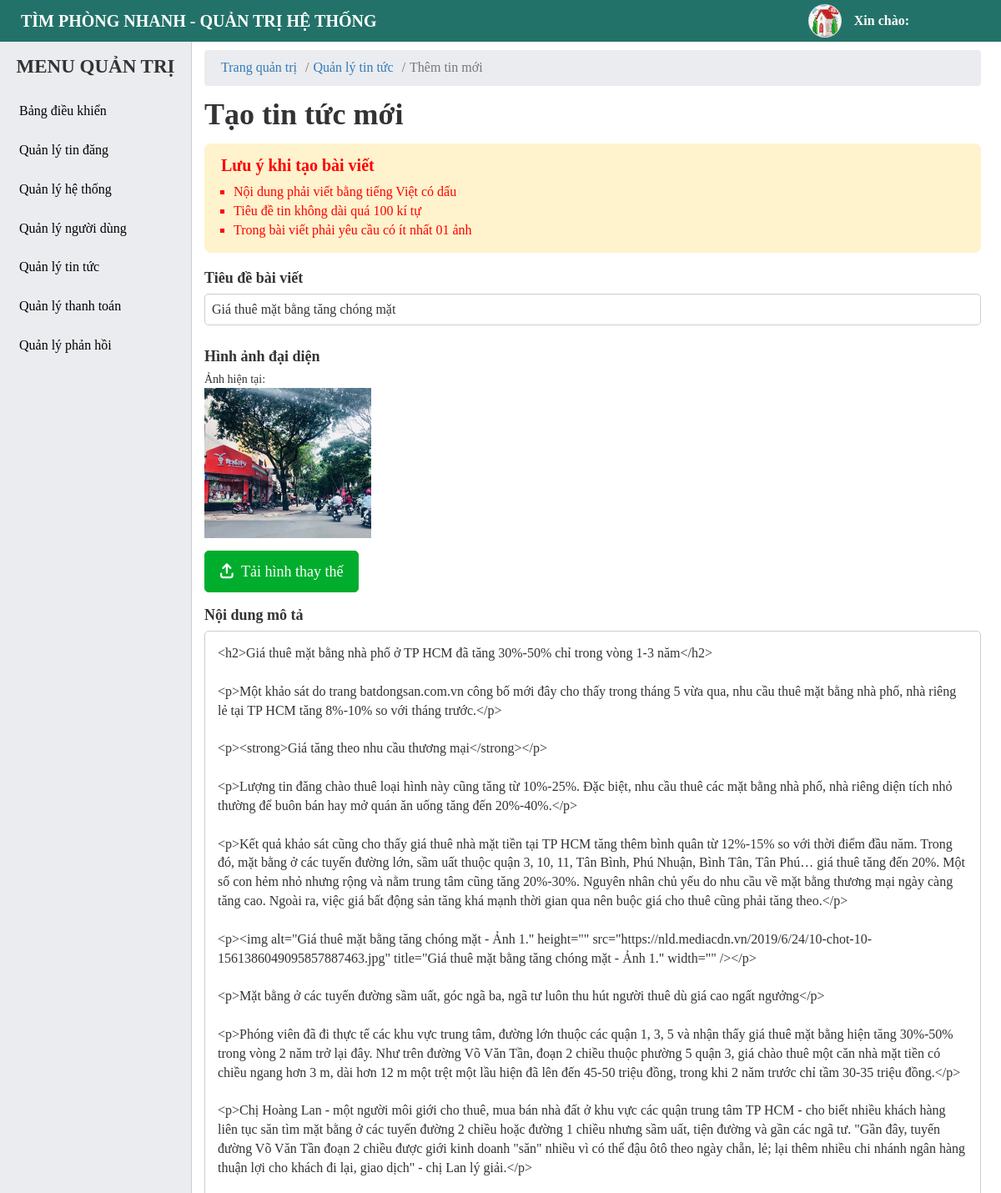
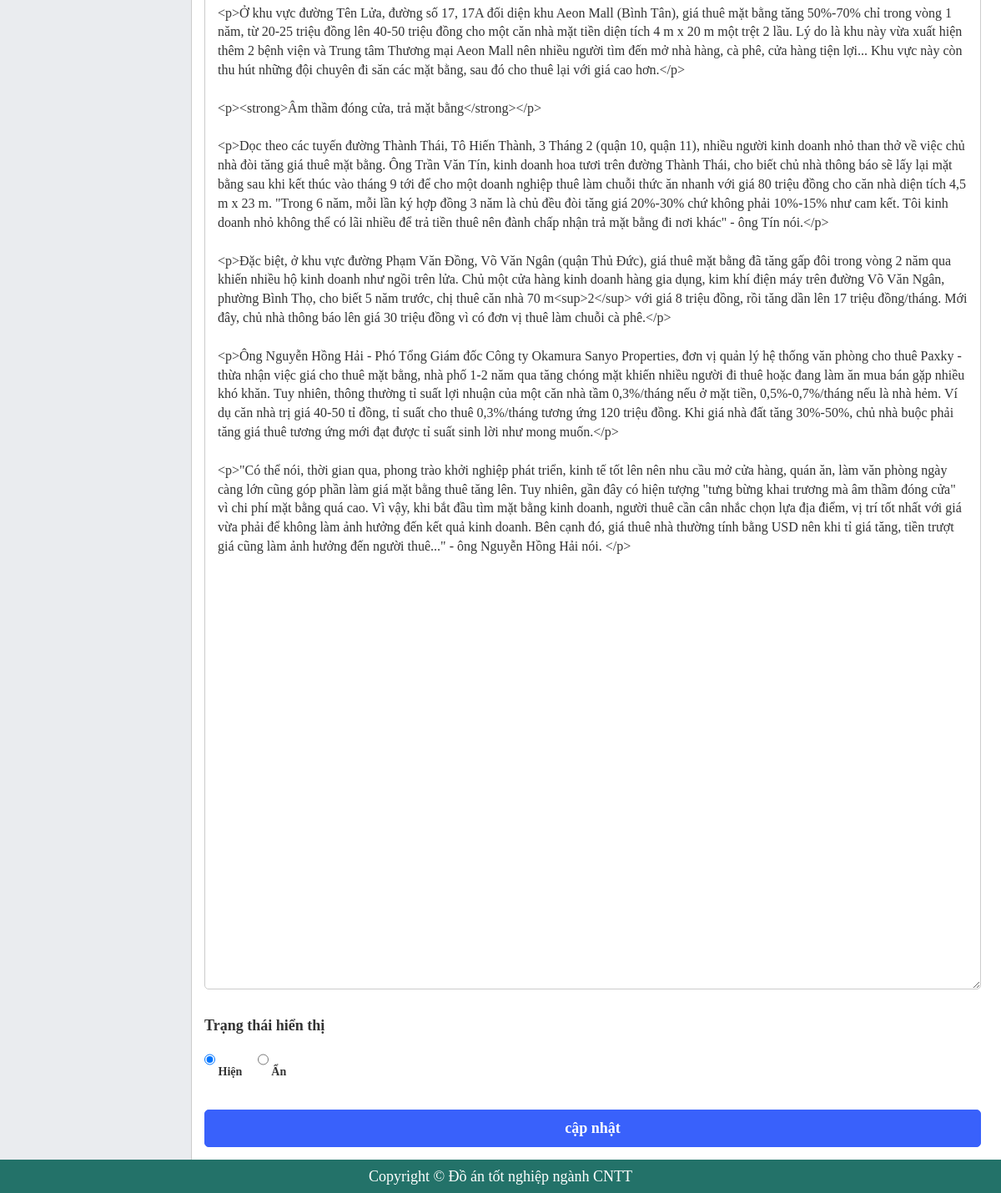
Page /admin/edit-make-news.php?id=12 on the committed database (2 pictures, top to bottom).
### tables this page shows
CREATE TABLE `tbl_news` (
  `id` bigint(20) NOT NULL,
  `title` varchar(255) NOT NULL,
  `slug` varchar(255) NOT NULL,
  `image_logo` varchar(255) NOT NULL,
  `content` text NOT NULL,
  `id_admin` bigint(20) NOT NULL,
  `status` tinyint(4) NOT NULL DEFAULT 1,
  `created_at` timestamp NOT NULL DEFAULT current_timestamp()
);

### admin/edit-make-news.php (the view, shortened to what this page needs)
<?php
    include './include/connect.php';
    $id = isset($_GET['id']) ? $_GET['id'] : "";
    $queryNews = $conn->prepare("SELECT * FROM tbl_news WHERE id = :id");
    $queryNews->bindParam(':id',$id,PDO::PARAM_STR);
    $queryNews->execute();
    $resultsNews = $queryNews->fetch(PDO::FETCH_OBJ);
?>
<!DOCTYPE html>
<html lang="en">
<head>
    <?php include('include/link-css.php');?>
</head>
<body>
    <?php include('include/header.php');?>
    <div id="main">
        <?php include('include/sidebar.php');?>
        <div id="main-right">
            <nav aria-label="breadcrumb">
                <ol class="breadcrumb">
                    <li class="breadcrumb-item"><a href="#">Trang quản trị</a></li>
                    <li class="breadcrumb-item"><a href="#">Quản lý tin tức</a></li>
                    <li class="breadcrumb-item active" aria-current="page">Thêm tin mới</li>
                </ol>
            </nav>
            <form action="" method="post" enctype="multipart/form-data" id = "frm-post">
                <div class="form-title">
                    <h1>Tạo tin tức mới</h1>
                </div>
                <div class="form-note">
                    <h4>Lưu ý khi tạo bài viết</h4>
                    <ul>
                        <li>Nội dung phải viết bằng tiếng Việt có dấu</li>
                        <li>Tiêu đề tin không dài quá 100 kí tự</li>
                        <li>Trong bài viết phải yêu cầu có ít nhất 01 ảnh</li>
                    </ul>
                </div>
                <div class="form-input form-validator">
                    <p class="item-name">Tiêu đề bài viết</p>
                    <input type="text" name="title" class="form-focus boder-ra-5" style="width: 100%" id="post_title" value="<?php echo $resultsNews -> title ?>" maxlength="120">
                </div>
                <div class="input-file form-validator block">
                    <p class="item-name">Hình ảnh đại diện</p>
                    <div class="form-image-his">
                        <p class="contact-title">Ảnh hiện tại: </p>
                        <div class="display-img-news">
                        <img src=".<?php echo $resultsNews -> image_logo ?>" alt="">
                        </div>
                    </div>
                    <div style = "height: 50px;">
                        <div class="input-img">
                            <i class="fa-solid fa-arrow-up-from-bracket"></i>
                            Tải hình thay thế
                        </div>
                    </div>
                </div>
                <div class="form-input form-validator">
                    <p class="item-name">Nội dung mô tả</p>
                    <textarea type="text" name="post_content" id="post_content" class="input-content form-focus boder-ra-5" rows="80" ><?php echo $resultsNews -> content ?></textarea>
                </div>
                <div class="status form-input" style = "margin-top: 10px;">
                    <p class="item-name">Trạng thái hiển thị</p>
                    <label style = "margin-right: 15px;">
                        <input type="radio" name="status" id="" value ="1" <?php if($resultsNews->status == 1) echo  "checked = 'Checked'" ?>> Hiện
                    </label>
                    <label>
                        <input type="radio" name="status" value ="0" <?php if($resultsNews->status == 0) echo  "checked = 'Checked'" ?> id="" > Ẩn
                    </label>
                </div>
                <div class="submit-form">
                    <input type="submit" name="submit-form" class="btn btn-submit"  value="cập nhật" style = "width: 100%;height: 45px;font-size: 18px;">
                </div>
            </form>
        </div>
    </div>
    <?php include('include/footer.php');?>
</body>
</html>

### admin/css/style.css (style rules this page uses)
* { margin: 0; padding: 0; box-sizing: border-box; font-family: "MS Mincho"; }
a, a:hover { text-decoration: none; transition: all 0.3s ease-in-out 0s; -moz-transition: all 0.3s ease-in-out 0s; -o-transition: all 0.3s ease-in-out 0s; -webkit-transition: all 0.3s ease-in-out 0s; -ms-transition: all 0.3s ease-in-out 0s; }
.btn { height: 40px; border-radius: 5px; border: 1px solid #3961fb; background: #3961fb; font-weight: 700; color: #fff; display: inline-flex; align-items: center; justify-content: center; text-decoration: none; cursor: pointer; padding: 0 10px; margin: 5px 0; }
body { height: 100%; }
#main-right { padding: 60px 24px 50px 245px; }
#main-right .breadcrumb { background-color: #eaecef; padding: 10px 20px; margin-bottom: 0; }
#main-right li, #main-right a { font-size: 16px; }
.form-title { margin: 15px 0; }
.form-title h1 { font-weight: 700; }
.input-file { display: flex; align-items: center; justify-content: space-around; }
.input-file .input-img { padding: 12px 18px; height: 50px; background: #00ad2d; border: 1px solid #00ad2d; position: relative; color: #fff; border-radius: 5px; text-align: center; float: left; cursor: pointer; font-size: 18px; }
.input-file .input-img i { margin-right: 5px; }
#display-img img, .form-image-his img, #display-img-Update img { width: 400px; height: 80px; margin-right: 15px; object-fit: cover; margin-bottom: 15px; }
.form-input .item-name, .input-file .item-name { font-size: 18px; font-weight: 700; margin-bottom: 5px; }
.boder-ra-5 { border: 1px solid #ccc; border-radius: 5px; }
.form-note { background-color: #fff3cd; color: red; border-color: #fff3cd; border-radius: 8px; padding: 15px 20px; margin-bottom: 18px; }
.form-note h4 { font-size: 20px; font-weight: 700; margin-bottom: 10px; }
.form-note ul li { list-style-type: square; margin-left: 15px; }
.form-input input { font-size: 16px; height: 38px; padding-left: 8px; outline-color: #41ff00; }
.form-input { margin: 15px 0 25px; }
.input-content { width: 100%; font-size: 16px; padding: 15px; outline-color: #41ff00; }
.input-file.block { display: block; }
.display-img-news img { width: 200px; height: 180px; }

### rows in the picture
tbl_news: title "Giá thuê mặt bằng tăng chóng mặt", image_logo (picture), post_content "<h2>Giá thuê mặt bằng nhà phố ở TP HCM đã tăng 30%-50% chỉ trong vòng 1-3 năm</h2> <p>Một khảo sát do trang batdongsan.com.vn công bố mới đây cho thấy trong tháng 5 vừa qua, nhu cầu thuê mặt bằng nhà phố, nhà riêng lẻ tại TP HCM tăng 8%-10% so với tháng trước.</p> <p><strong>Giá tăng theo nhu cầu thương mại</strong></p> <p>Lượng tin đăng chào thuê loại hình này cũng tăng từ 10%-25%. Đặc biệt, nhu cầu thuê các mặt bằng nhà phố, nhà riêng diện tích nhỏ thường để buôn bán hay mở quán ăn uống tăng đến 20%-40%.</p> <p>Kết quả khảo sát cũng cho thấy giá thuê nhà mặt tiền tại TP HCM tăng thêm bình quân từ 12%-15% so với thời điểm đầu năm. Trong đó, mặt bằng ở các tuyến đường lớn, sầm uất thuộc…", status "☑ Hiện", status "☐ Ẩn"
